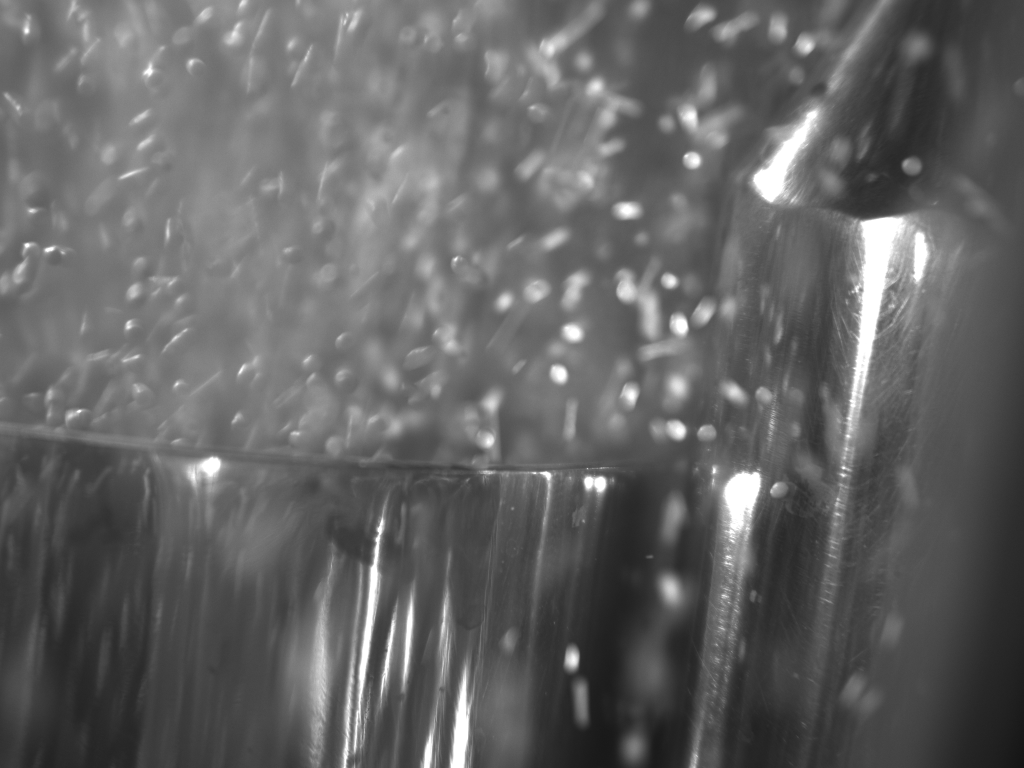
#> input picture Real-Data/Exp 2000/Pic_20260914104358959-22.bmp, 2048 x 1536 px (shown at 1/2 size); its folder holds only this picture in this run
$ python prepare_yolo_real_data.py   (older library calls are emulated)
#> lines starting #> are read from the running program, lines starting #| are printed output that depends on the picture; after the words box and inside, x2 and y2 are one past the last pixel; in counts of white or black regions, pixels touching at a corner belong together
import os
import sys
import shutil
import random
import time
import math
from pathlib import Path
import cv2
import pandas as pd
import numpy as np

# Ensure UTF-8 stdout
if hasattr(sys.stdout, 'reconfigure'):
    sys.stdout.reconfigure(encoding='utf-8')

def build_yolo_and_checkpoint_dataset():
    data_dir = Path('Real-Data')
    checkpoint_dir = Path('preprocessed_checkpoint')
    crops_dir = checkpoint_dir / 'crops'
    crops_single = crops_dir / 'single'
    crops_connected = crops_dir / 'connected'
    crops_overlapped = crops_dir / 'overlapped'
    crops_all = crops_dir / 'all_clean_infocus'
    crops_blur = crops_dir / 'blurred_rejected'
    meta_csv = checkpoint_dir / 'particles_metadata.csv'

    yolo_dir = Path('yolo_real_dataset')

    for p in [checkpoint_dir, crops_dir, crops_single, crops_connected, crops_overlapped, crops_all, crops_blur]:
        p.mkdir(parents=True, exist_ok=True)

    for split in ['train', 'val']:
        (yolo_dir / 'images' / split).mkdir(parents=True, exist_ok=True)
        (yolo_dir / 'labels' / split).mkdir(parents=True, exist_ok=True)

    # 1. Build Static Chamber Fixture Mask
    bg_files = sorted(list((data_dir / 'exp 1000 bak light only no pellets').glob('*.bmp')))
    if bg_files:
        bg_stack = [cv2.imread(str(f), cv2.IMREAD_UNCHANGED) for f in bg_files]
        I_bg_ref = np.median(np.stack(bg_stack, axis=0), axis=0).astype(np.uint8)
        se_tophat = cv2.getStructuringElement(cv2.MORPH_ELLIPSE, (45, 45))
        tophat_bg = cv2.morphologyEx(I_bg_ref, cv2.MORPH_TOPHAT, se_tophat)
        _, binary_bg_fixtures = cv2.threshold(tophat_bg, 38, 255, cv2.THRESH_BINARY)
        se_dilate = cv2.getStructuringElement(cv2.MORPH_ELLIPSE, (15, 15))
        M_static = cv2.dilate(binary_bg_fixtures, se_dilate)
    else:
        M_static = np.zeros((1536, 2048), dtype=np.uint8)

    # 2. Extract Particles across all 22 frames
    all_bmp_files = sorted(list(data_dir.glob('*/*.bmp')))
    print(f"Processing {len(all_bmp_files)} images across Real-Data...")

    se_tophat = cv2.getStructuringElement(cv2.MORPH_ELLIPSE, (45, 45))
    se_close = cv2.getStructuringElement(cv2.MORPH_ELLIPSE, (5, 5))
    margin = 25
    crop_save_size = 96
    crop_id = 0
    master_records = []
    frames_annotations = {}

    for fpath in all_bmp_files:
        img_raw = cv2.imread(str(fpath), cv2.IMREAD_UNCHANGED)
#> img_raw is the input picture: shape (1536, 2048); min 18, max 255, mean 99.6
        if img_raw is None:
            continue
        H, W = img_raw.shape[:2]
        folder_name = fpath.parent.name
        frames_annotations[fpath.name] = {'path': fpath, 'shape': (H, W), 'boxes': []}

        # Illumination normalization & denoising
        tophat_img = cv2.morphologyEx(img_raw, cv2.MORPH_TOPHAT, se_tophat)
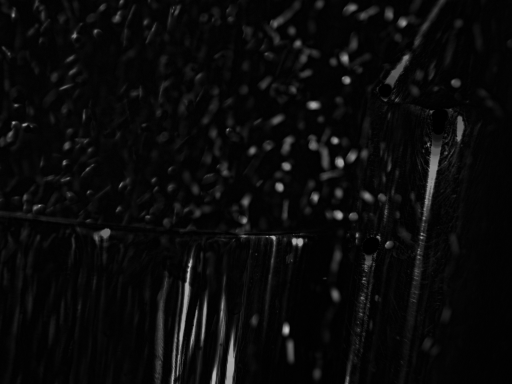
#> tophat_img: shape (1536, 2048) (shown at 1/4 size); min 0, max 204, mean 10
        denoised_img = cv2.bilateralFilter(tophat_img, d=5, sigmaColor=30, sigmaSpace=30)
        _, th_bin = cv2.threshold(denoised_img, 0, 255, cv2.THRESH_BINARY + cv2.THRESH_OTSU)
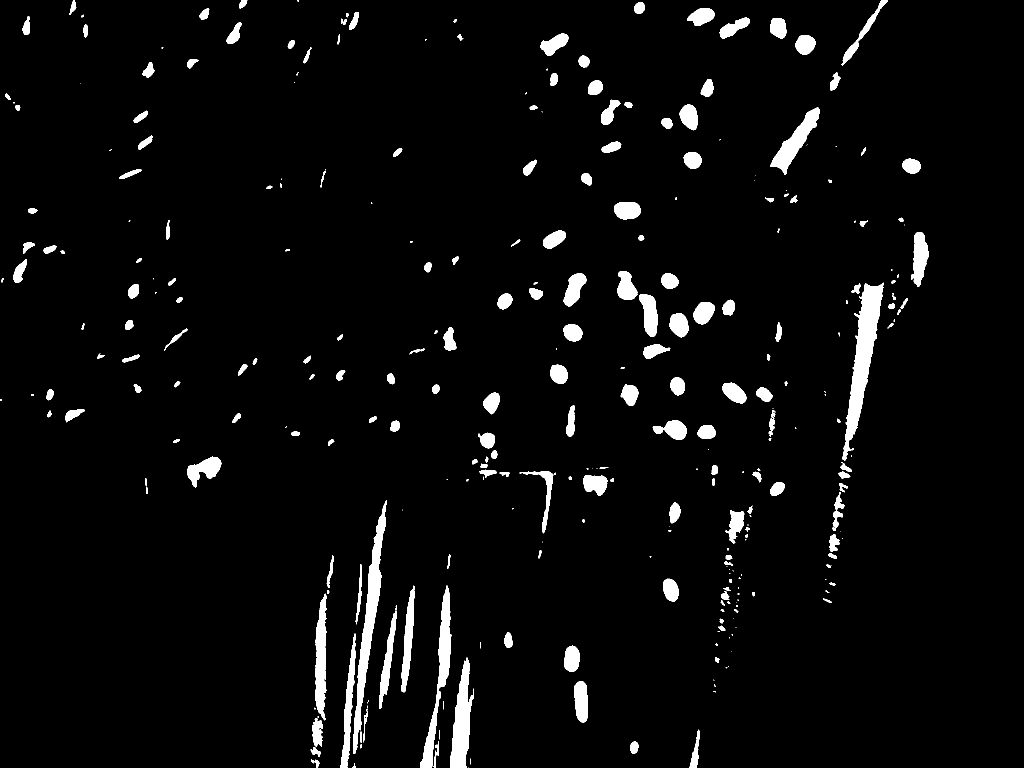
#> th_bin: shape (1536, 2048) (shown at 1/2 size); 4% white; 323 white regions (103 under 20 px), largest, box (x1, y1, x2, y2) and area: (1684, 565, 1768, 921) 10021, (706, 1000, 774, 1508) 7966, (841, 1171, 903, 1536) 5664
        bin_clean = cv2.bitwise_and(th_bin, cv2.bitwise_not(M_static))
#> M_static: shape (1536, 2048); every value is 0
        bin_closed = cv2.morphologyEx(bin_clean, cv2.MORPH_CLOSE, se_close)
#> bin_closed: shape (1536, 2048); 4% white; 293 white regions (93 under 20 px)
        cnts, _ = cv2.findContours(bin_closed, cv2.RETR_EXTERNAL, cv2.CHAIN_APPROX_SIMPLE)
#> cnts = 293 contours, 108 with area under 20; largest, box (x1, y1, x2, y2) and area: (1684, 565, 1768, 921) 9644, (706, 1000, 774, 1508) 7776, (841, 1171, 903, 1536) 5668, (900, 1315, 948, 1536) 5324, (1540, 215, 1640, 350) 3914

        clean_parts = []
        for c in cnts:
            x, y, w, h = cv2.boundingRect(c)
            # Static mask check
            roi_mask = M_static[y:y+h, x:x+w]
            c_mask = np.zeros((h, w), dtype=np.uint8)
            cv2.drawContours(c_mask, [c - [x, y]], -1, 255, -1)
            if np.sum(cv2.bitwise_and(roi_mask, c_mask)) > 0.25 * np.sum(c_mask):
                continue
            if x <= margin or y <= margin or (x + w) >= (W - margin) or (y + h) >= (H - margin):
                continue
            area = cv2.contourArea(c)
            if area < 100 or area > 20000:
                continue
            aspect_ratio = max(w / max(1, h), h / max(1, w))
            if aspect_ratio > 4.0:
                continue

            crop = img_raw[y:y+h, x:x+w]
            lap_var = cv2.Laplacian(crop, cv2.CV_64F).var()
            gx = cv2.Sobel(crop, cv2.CV_64F, 1, 0, ksize=3)
            gy = cv2.Sobel(crop, cv2.CV_64F, 0, 1, ksize=3)
            tenengrad = np.mean(gx**2 + gy**2)

            if lap_var >= 70.0 and tenengrad >= 1500.0:
                clean_parts.append({
                    'contour': c, 'box': (x, y, w, h), 'area': area,
                    'aspect_ratio': aspect_ratio, 'lap_var': lap_var, 'tenengrad': tenengrad
                })
#> this loop made 293 passes
#> (x, y, w, h, area, aspect_ratio, lap_var, tenengrad) on passes 5, 15, 21: (1260, 1482, 17, 25, 297.5, 1.47, 66.32, 210.2), (1148, 1362, 27, 84, 1766.5, 3.11, 69.25, 1074.9), (1128, 1291, 31, 52, 1254, 1.68, 172.1, 6674)
#> after the loop, clean_parts = 67 items

        frame_med_area = float(np.median([p['area'] for p in clean_parts])) if clean_parts else 1000.0
#> frame_med_area = 391.5

        for p in clean_parts:
            c = p['contour']
            area = p['area']
            x, y, w, h = p['box']
            perim = cv2.arcLength(c, True)
            circ = 4 * np.pi * area / (perim**2) if perim > 0 else 0
            rect = cv2.minAreaRect(c)
            l_max = max(rect[1]) if max(rect[1]) > 0 else max(w, h)
            w_min = min(rect[1]) if min(rect[1]) > 0 else min(w, h)
            aspect_ratio = l_max / max(1.0, w_min)
            hull = cv2.convexHull(c)
            solidity = area / cv2.contourArea(hull) if cv2.contourArea(hull) > 0 else 0
            eq_diam = 2.0 * math.sqrt(area / np.pi)

            if circ >= 0.70 and aspect_ratio <= 1.30 and area <= 1.6 * frame_med_area:
                label = 'single'
                class_id = 0
            elif solidity < 0.85 or aspect_ratio > 1.50 or area > 2.2 * frame_med_area:
                label = 'connected'
                class_id = 1
            else:
                label = 'overlapped'
                class_id = 1 # In 2-class YOLO: single vs agglomerate/cluster

            # Add to YOLO frame annotations
            frames_annotations[fpath.name]['boxes'].append({
                'class_id': class_id, 'x': x, 'y': y, 'w': w, 'h': h
            })

            # Save square crop
            cx, cy = x + w / 2.0, y + h / 2.0
            crop_dim = max(w, h) * 1.35
            x1 = int(max(0, cx - crop_dim / 2.0))
            x2 = int(min(W, cx + crop_dim / 2.0))
            y1 = int(max(0, cy - crop_dim / 2.0))
            y2 = int(min(H, cy + crop_dim / 2.0))
            crop_img = img_raw[y1:y2, x1:x2]

            if crop_img.size > 0:
                crop_resized = cv2.resize(crop_img, (crop_save_size, crop_save_size), interpolation=cv2.INTER_LINEAR)
                clean_tag = "".join(c for c in folder_name[:10] if c.isalnum() or c in (' ', '_')).strip()
                crop_filename = f"p{crop_id:05d}_{clean_tag}_{label}.png"

                cv2.imwrite(str(crops_dir / label / crop_filename), crop_resized)
                cv2.imwrite(str(crops_all / crop_filename), crop_resized)

                master_records.append({
                    'particle_id': crop_id,
                    'frame_file': fpath.name,
                    'folder': folder_name,
                    'crop_filename': crop_filename,
                    'bbox_x': x, 'bbox_y': y, 'bbox_w': w, 'bbox_h': h,
                    'area_px': area, 'eq_diam_px': round(eq_diam, 2),
                    'circularity': round(circ, 3), 'aspect_ratio': round(aspect_ratio, 3),
                    'solidity': round(solidity, 3), 'F_Lap': round(p['lap_var'], 2),
                    'F_Ten': round(p['tenengrad'], 2), 'is_infocus': True,
                    'initial_label': label
                })
                crop_id += 1
#> this loop made 67 passes
#> (area, x, y, w, h, perim, circ, rect) on pass 1: (1254, 1128, 1291, 31, 52, 139.7, 0.807, ((1143, 1316.5), (51, 30), -90))
#> pass 1, in build_yolo_and_checkpoint_dataset, `crop_img = img_raw[y1:y2, x1:x2]`:
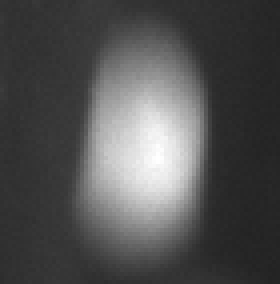
#> crop_img: shape (71, 70) (shown 4 times larger); min 35, max 255, mean 81.7
#> pass 2, in build_yolo_and_checkpoint_dataset, `crop_img = img_raw[y1:y2, x1:x2]`:
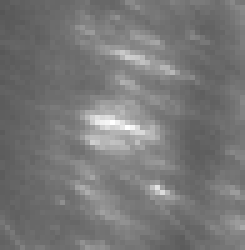
#> crop_img: shape (50, 49) (shown 5 times larger); min 86, max 255, mean 119.7
#> after the loop:
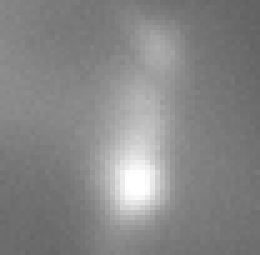
#> crop_img: shape (51, 52) (shown 5 times larger); min 99, max 255, mean 134.6
#> pass 2 of the loop in build_yolo_and_checkpoint_dataset, `for fpath in all_bmp_files:`:
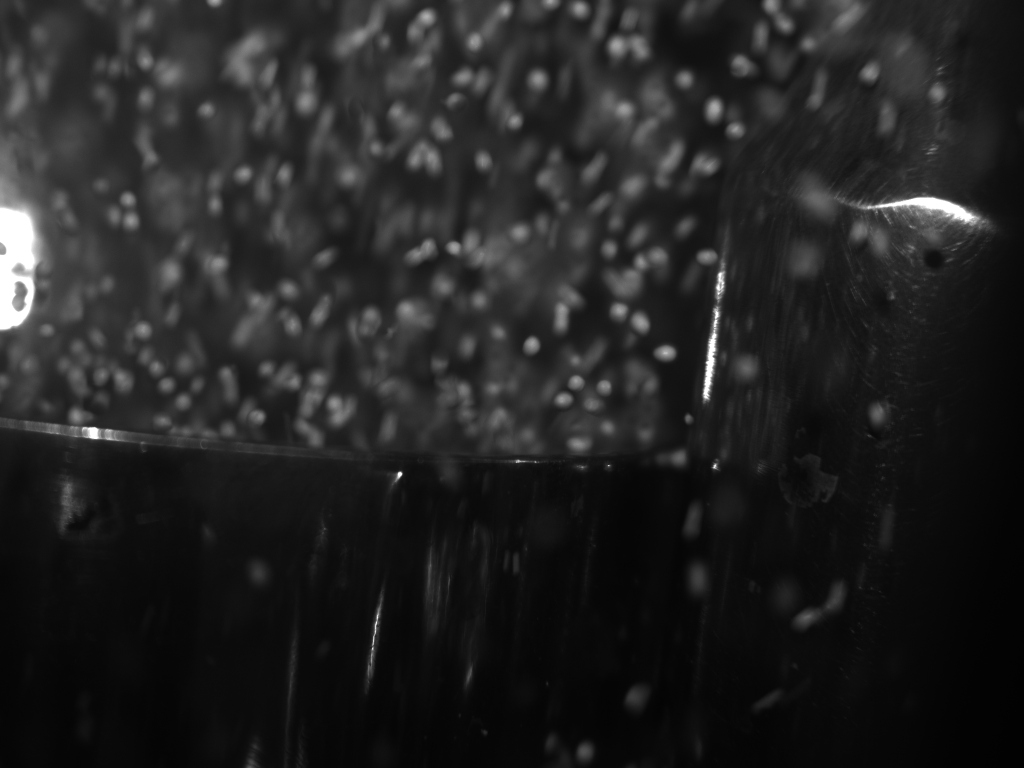
#> input picture Real-Data/Exp1000 only external light/Pic_20260914105015651-34.bmp, 2048 x 1536 px (shown at 1/2 size)
#> in build_yolo_and_checkpoint_dataset, img_raw is the input picture: shape (1536, 2048); min 1, max 255, mean 35.2
#> in build_yolo_and_checkpoint_dataset, `_, th_bin = cv2.threshold(denoised_img, 0, 255, cv2.THRESH_BINARY + cv..`:
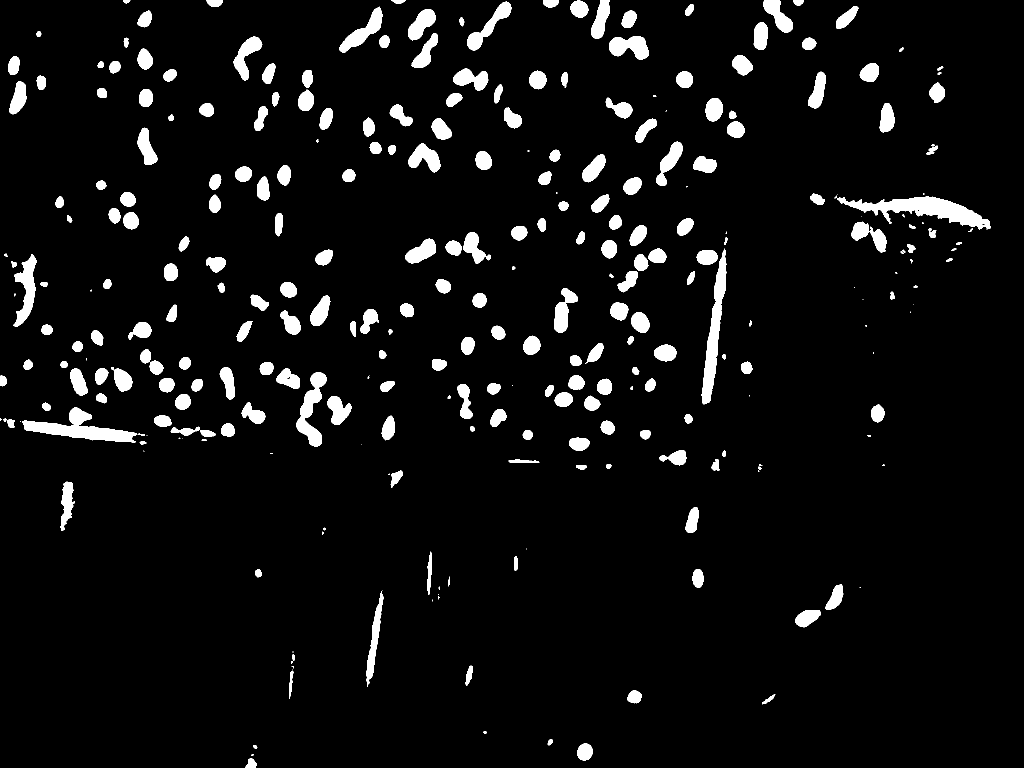
#> th_bin: shape (1536, 2048) (shown at 1/2 size); 5.8% white; 300 white regions (51 under 20 px), largest, box (x1, y1, x2, y2) and area: (1674, 393, 1981, 460) 7827, (44, 815, 275, 885) 5991, (1403, 497, 1453, 809) 5612
#> the loop in build_yolo_and_checkpoint_dataset, `for c in cnts:` made 282 passes
#> c on passes 13, 15, 18: [[585, 1303], [585, 1304], [586, 1304], [586, 1303]], [[864, 1199], [864, 1202], [865, 1201], [865, 1200]], [[1719, 1174], [1720, 1175], [1720, 1174]]
#> the loop in build_yolo_and_checkpoint_dataset, `for p in clean_parts:` made 13 passes

    df_master = pd.DataFrame(master_records)
    df_master.to_csv(meta_csv, index=False)
    print(f"[Done] Checkpoint Exported: {len(df_master)} in-focus particles to {meta_csv.resolve()}")

    # 3. Format YOLO Dataset (Stratified Train / Val Split across conditions)
    val_f = [
        'Pic_20260914110617219-246.bmp', # early agg (frame 246)
        'Pic_20260914104818880-33.bmp',  # back + ext light (frame 33)
        'Pic_20260914104358980-24.bmp',  # exp 2000
        'Pic_20260914105825164-39.bmp',  # exp 1500
        'Pic_20260914115335231-0.bmp'    # empty chamber baseline
    ]
    train_f = [f for f in frames_annotations.keys() if f not in val_f]

    def write_yolo_split(f_list, split):
#> called with split = 'train'
        img_out = yolo_dir / 'images' / split
        lbl_out = yolo_dir / 'labels' / split
        box_count = 0

        for fn in f_list:
            item = frames_annotations[fn]
            fpath = item['path']
            H, W = item['shape']
            img = cv2.imread(str(fpath), cv2.IMREAD_UNCHANGED)
            if img is None:
                continue

            # Save JPG image
            out_img = img_out / f"{fpath.stem}.jpg"
            img_bgr = cv2.cvtColor(img, cv2.COLOR_GRAY2BGR) if len(img.shape) == 2 else img
            cv2.imwrite(str(out_img), img_bgr)

            # Save label TXT
            out_lbl = lbl_out / f"{fpath.stem}.txt"
            lines = []
            for b in item['boxes']:
                cx_norm = (b['x'] + b['w'] / 2.0) / W
                cy_norm = (b['y'] + b['h'] / 2.0) / H
                w_norm = b['w'] / W
                h_norm = b['h'] / H
                lines.append(f"{b['class_id']} {cx_norm:.6f} {cy_norm:.6f} {w_norm:.6f} {h_norm:.6f}")
                box_count += 1

            with open(out_lbl, 'w', encoding='utf-8') as f:
                f.write("\n".join(lines))
#> pass 2 of the loop in write_yolo_split, `for fn in f_list:`:
#| [TRAIN] Written 3 frames with 97 annotations.
#> call 2 of write_yolo_split, with split = 'val'
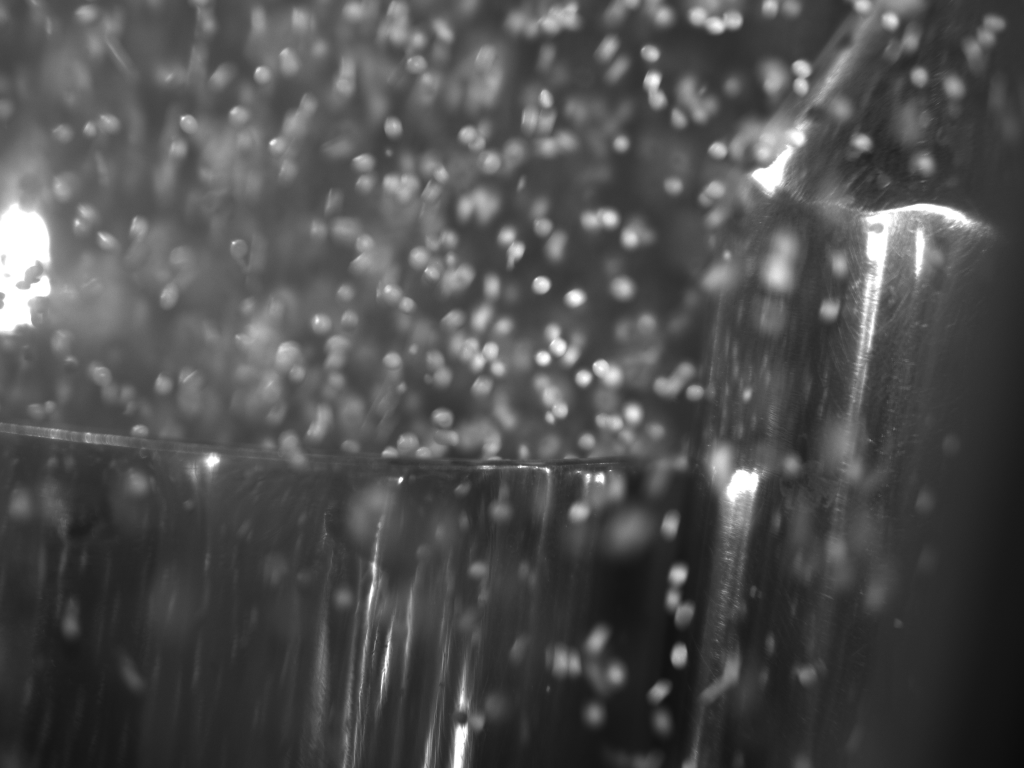
#> input picture Real-Data/exp 1000 back+ext light early agg/Pic_20260914110617219-246.bmp, 2048 x 1536 px (shown at 1/2 size)
#> in write_yolo_split, img is the input picture: shape (1536, 2048); min 10, max 255, mean 79.2
#> pass 2 of the loop in write_yolo_split, `for fn in f_list:`:
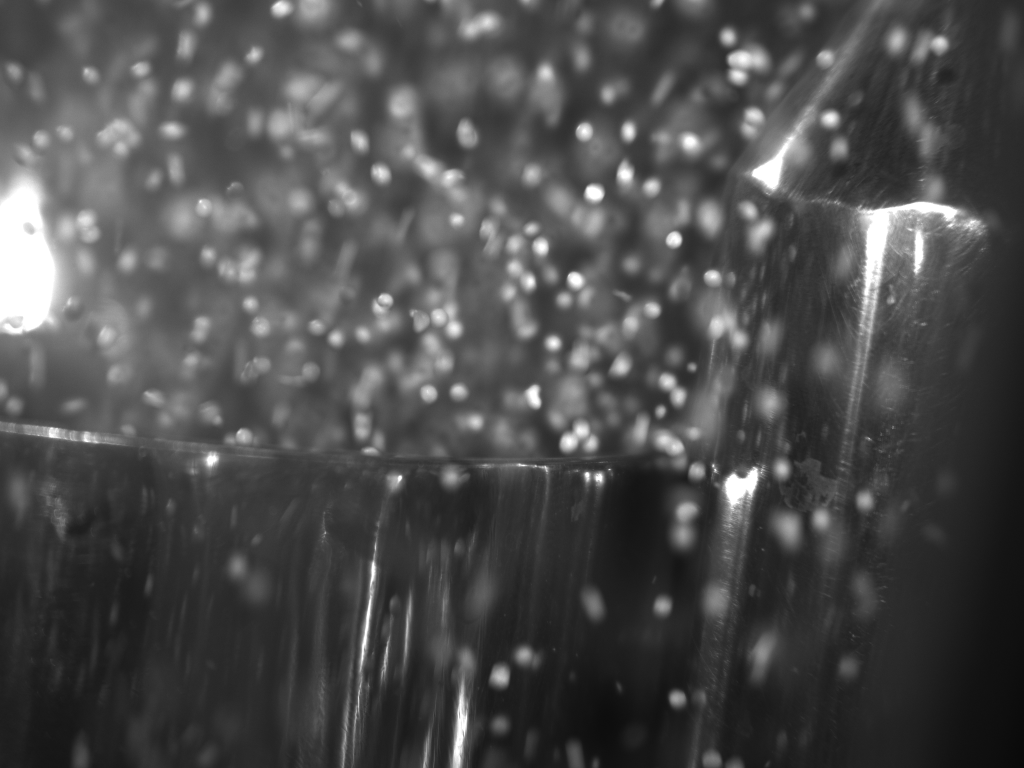
#> input picture Real-Data/exp 1000 back+external light/Pic_20260914104818880-33.bmp, 2048 x 1536 px (shown at 1/2 size)
#> in write_yolo_split, img is the input picture: shape (1536, 2048); min 8, max 255, mean 76.5

        print(f"[{split.upper()}] Written {len(f_list)} frames with {box_count} annotations.")

    write_yolo_split(train_f, 'train')
    write_yolo_split(val_f, 'val')

    # Create dataset_real.yaml
    yaml_text = f"""# Portable YOLO Dataset Configuration (Relative paths)
path: {Path('yolo_real_dataset').resolve().as_posix()}
train: images/train
val: images/val

names:
  0: single
  1: agglomerate
"""
    yaml_file = Path('dataset_real.yaml')
    with open(yaml_file, 'w', encoding='utf-8') as f:
        f.write(yaml_text)

    print(f"[OK] Generated {yaml_file.resolve()} successfully!")

if __name__ == '__main__':
#> (the run stopped early here; a loop or call above may not have finished)
